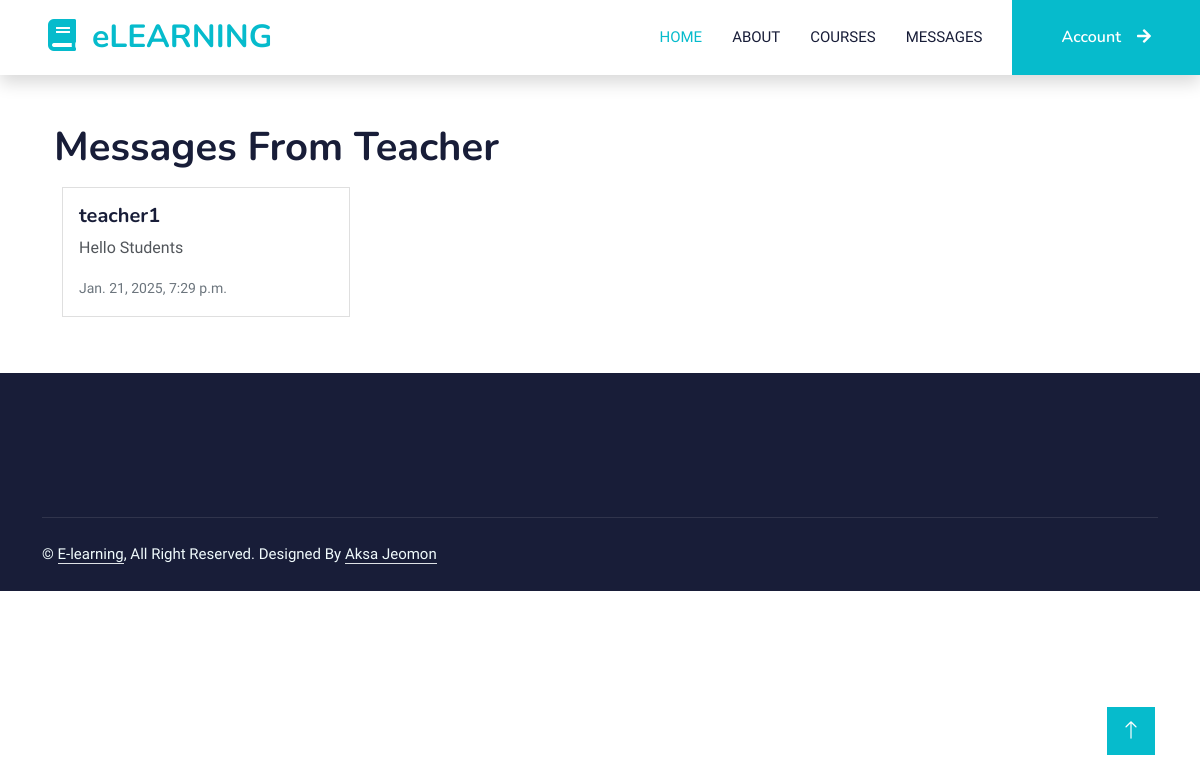
/messages_student, run on the app's committed database.
### home/models.py (models this page shows)
class MessageStudent(models.Model):
  user = models.ForeignKey(User, on_delete=models.CASCADE, related_name='messages')
  content = models.TextField()
  timestamp = models.DateTimeField(auto_now_add=True)

### home/views.py (the view)
# urls.py: path("messages_student",views.messages_student,name="messages_student"),
def messages_student(request):
    messages_student = MessageStudent.objects.all()
    return render(request,"messages_student.html", {"messages_student": messages_student})

### templates/messages_student.html
{% extends 'index.html' %}
{% block content %}
<div class="container mt-5">
    <div class="container">
        <h1>Messages From Teacher</h1>
        <div class="d-flex flex-wrap">
            {% for message in messages_student %}
                <div class="card m-2" style="width: 18rem;">
                    <div class="card-body">
                        <h5 class="card-title">{{ message.user.username }}</h5>
                        <p class="card-text">{{ message.content }}</p>
                        <p class="card-text"><small class="text-muted">{{ message.timestamp }}</small></p>
                    </div>
                </div>
            {% endfor %}
        </div>
    </div>
</div>
{% endblock %}

### static/css/style.css (style rules this page uses)
:root { --primary: #06BBCC; --light: #F0FBFC; --dark: #181d38; }

### data on the page
MessageStudent: user.username "teacher1", content "Hello Students", timestamp "Jan. 21, 2025, 7:29 p.m."
